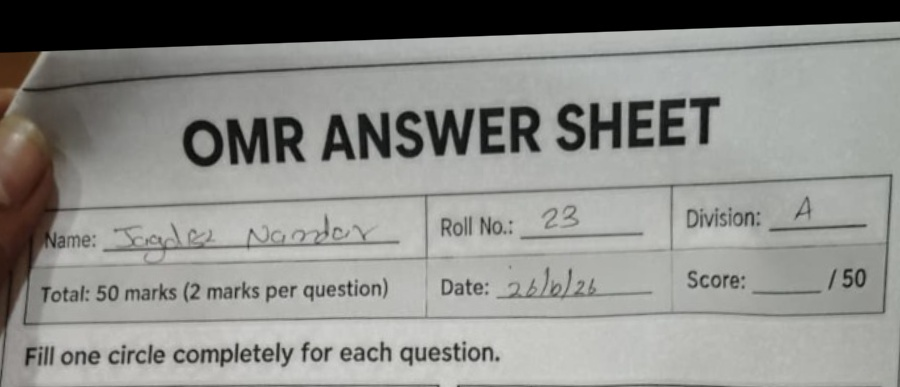
#> input picture diagnostic_crops/new_samples/sample_0_header.jpg, 900 x 387 px
$ python -i marker_detection.py   (imports and definitions only)
#> lines starting #> are read from the running program, lines starting #| are printed output that depends on the picture; after the words box and inside, x2 and y2 are one past the last pixel; in counts of white or black regions, pixels touching at a corner belong together
### scanner/app/services/template_config.py
"""
OMR Template Configuration Generator and Loader.
Defines the single source of truth for the OMR sheet geometry,
ensuring PDF generation, CV scanning, and Frontend coordinate overlays
are 100% consistent.
"""

import json
import os
from pathlib import Path
from typing import Dict, Any, List

# Path to shared configuration file
ROOT_DIR = Path(__file__).resolve().parent.parent.parent.parent
CONFIG_PATH = ROOT_DIR / "shared" / "omr-template-config.json"


# [202 lines left out: functions generate_template_config, save_template_config, not called in this run]


def load_template_config(path: Path = CONFIG_PATH) -> Dict[str, Any]:
    """Loads template config from disk, generating it if it doesn't exist."""
    if not path.exists():
        save_template_config(path)
    with open(path, "r", encoding="utf-8") as f:
#> (reads shared/omr-template-config.json from the repository)
        return json.load(f)


# [3 lines that do not run on import are left out]

### scanner/app/omr/marker_detection.py
"""
Corner Alignment Marker Detection and Paper Boundary Detection for OMR Sheets.
Locates solid black corner alignment squares, reconstructs missing markers via
geometric parallelogram / affine projection, and provides whole-paper boundary detection.
"""

import math
from typing import Dict, Any, List, Optional, Tuple
import cv2
import numpy as np

from scanner.app.omr.preprocessing import PreprocessingError


class MarkerDetectionError(PreprocessingError):
    pass


# [311 lines left out: functions find_marker_candidates, find_corner_markers, not called in this run]


def detect_paper_sheet(
    gray: np.ndarray,
    canonical_w: int = 1200,
    canonical_h: int = 1700,
    config: Optional[Dict[str, Any]] = None,
) -> Optional[Dict[str, Tuple[float, float]]]:
    """
    Detects the physical quadrilateral paper sheet contour against a desk/surface background.
    Maps paper boundary to canonical A4 dimensions and projects canonical marker coordinates,
    allowing 100% alignment even when no corner markers are printed or visible.
    """
    from scanner.app.services.template_config import load_template_config

    if config is None:
        config = load_template_config()

    canonical_markers = config.get("markers", {})
    if not canonical_markers:
        return None

    if len(gray.shape) == 3:
        gray = cv2.cvtColor(gray, cv2.COLOR_BGR2GRAY)

    h, w = gray.shape[:2]
#> h = 387; w = 900
    total_area = w * h
#> total_area = 348300
    blurred = cv2.GaussianBlur(gray, (5, 5), 0)
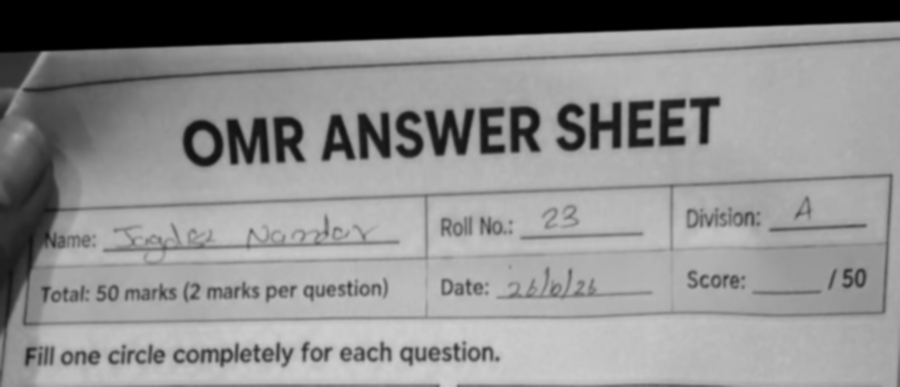
#> blurred: shape (387, 900); min 0, max 206, mean 140.7

    best_box = None
    max_area = 0

    for method in ["otsu", "adaptive", "canny"]:
        if method == "otsu":
            _, binary = cv2.threshold(blurred, 0, 255, cv2.THRESH_BINARY + cv2.THRESH_OTSU)
        elif method == "adaptive":
            binary = cv2.adaptiveThreshold(blurred, 255, cv2.ADAPTIVE_THRESH_GAUSSIAN_C, cv2.THRESH_BINARY, 51, 10)
        else:
            binary = cv2.Canny(blurred, 30, 120)

        k = cv2.getStructuringElement(cv2.MORPH_RECT, (7, 7))
        closed = cv2.morphologyEx(binary, cv2.MORPH_CLOSE, k)
        cnts, _ = cv2.findContours(closed, cv2.RETR_LIST, cv2.CHAIN_APPROX_SIMPLE)

        for c in cnts:
            area = cv2.contourArea(c)
            if area < total_area * 0.15 or area > total_area * 0.98:
                continue
            peri = cv2.arcLength(c, True)
            approx = cv2.approxPolyDP(c, 0.02 * peri, True)
            if len(approx) == 4 and cv2.isContourConvex(approx):
                if area > max_area:
                    max_area = area
                    best_box = approx.reshape(4, 2)
            elif 4 < len(approx) <= 12:
                rect = cv2.minAreaRect(c)
                box = cv2.boxPoints(rect)
                box_area = rect[1][0] * rect[1][1]
                if box_area > max_area and box_area > total_area * 0.15:
                    max_area = box_area
                    best_box = box
#> this loop made 3 passes
#> pass 1, in detect_paper_sheet, `_, binary = cv2.threshold(blurred, 0, 255, cv2.THRESH_BINARY + cv2.THR..`:
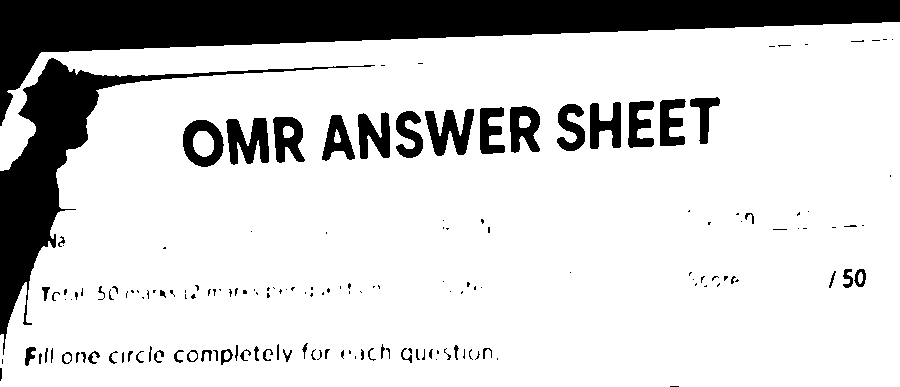
#> binary: shape (387, 900); 81.6% white; 169 black regions (105 under 20 px), largest, box (x1, y1, x2, y2) and area: (0, 0, 900, 126) 35156, (0, 58, 375, 355) 13542, (226, 118, 269, 165) 1317
#> pass 1, in detect_paper_sheet, `closed = cv2.morphologyEx(binary, cv2.MORPH_CLOSE, k)`:
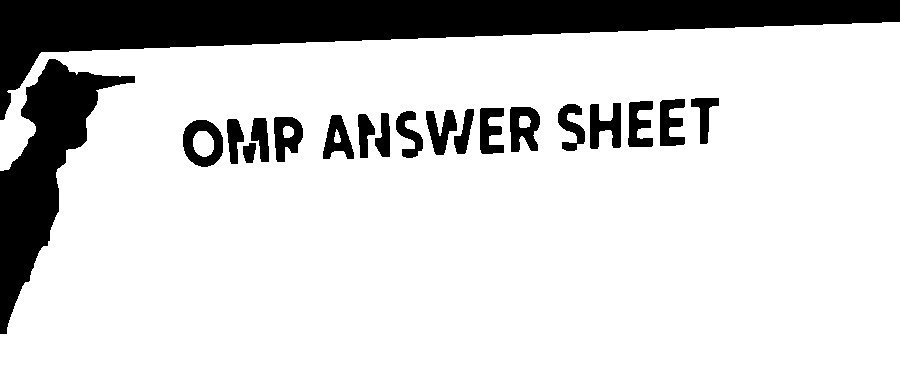
#> closed: shape (387, 900); 82.8% white; 20 black regions, largest, box (x1, y1, x2, y2) and area: (0, 0, 900, 120) 35133, (0, 59, 135, 334) 12557, (183, 120, 223, 167) 1073
#> pass 2, in detect_paper_sheet, `binary = cv2.adaptiveThreshold(blurred, 255, cv2.ADAPTIVE_THRESH_GAUSS..`:
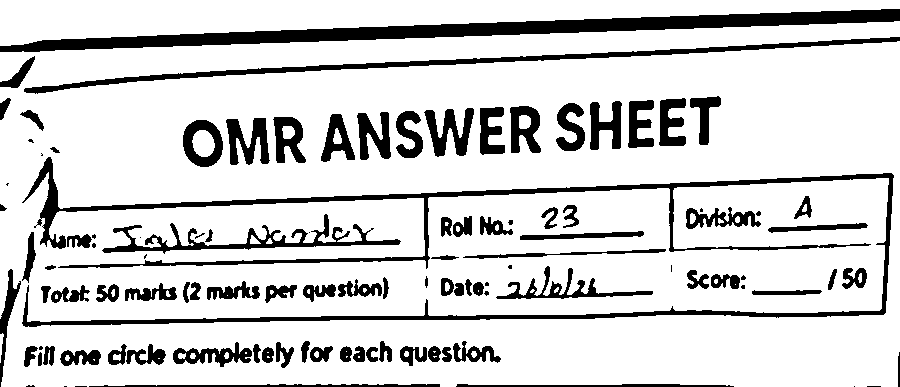
#> binary: shape (387, 900); 82.7% white; 108 black regions (23 under 20 px), largest, box (x1, y1, x2, y2) and area: (22, 157, 894, 327) 11672, (0, 9, 900, 52) 10935, (24, 37, 900, 94) 4343
#> pass 2, in detect_paper_sheet, `closed = cv2.morphologyEx(binary, cv2.MORPH_CLOSE, k)`:
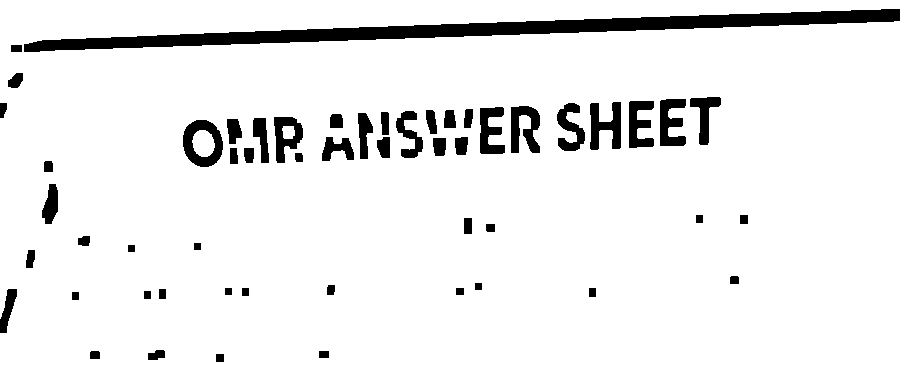
#> closed: shape (387, 900); 92.8% white; 54 black regions, largest, box (x1, y1, x2, y2) and area: (24, 9, 900, 52) 10780, (183, 120, 223, 167) 1021, (590, 102, 621, 150) 903
#> after the loop:
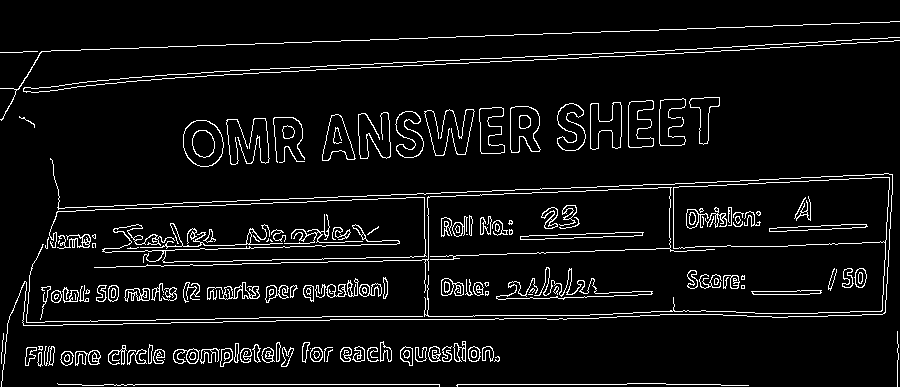
#> binary: shape (387, 900); 6.2% white in thin lines or dots
#> after the loop:
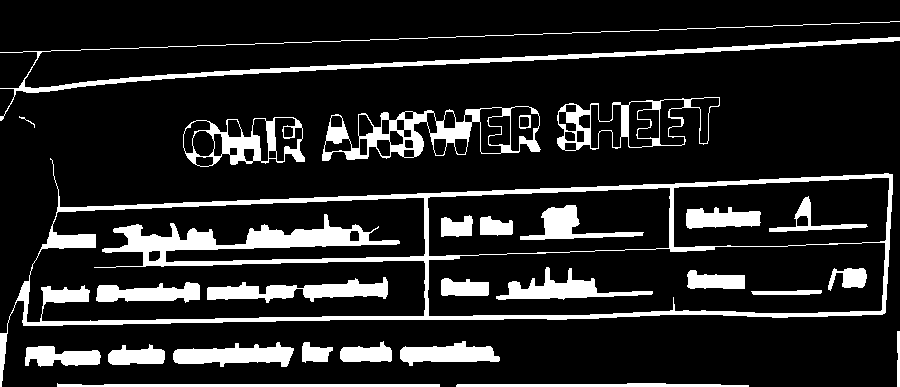
#> closed: shape (387, 900); 14.6% white; 28 white regions, largest, box (x1, y1, x2, y2) and area: (0, 158, 893, 387) 17388, (0, 21, 900, 121) 5019, (322, 106, 541, 161) 3582
#> after the loop, best_box = [[899, 386], [-1.18e-14, 386], [0, 0], [899, 0]]; max_area = 347013.9

    if best_box is None:
        return None

    # Order points: TL, TR, BR, BL
    pts = np.array(best_box, dtype="float32")
#> pts = [[899, 386], [-1.18e-14, 386], [0, 0], [899, 0]]
    s = pts.sum(axis=1)
#> s = [1285, 386, 0, 899]
    diff = np.diff(pts, axis=1)
#> diff = [-513, 386, 0, -899]
    tl = pts[np.argmin(s)]
#> tl = [0, 0]
    br = pts[np.argmax(s)]
#> br = [899, 386]
    tr = pts[np.argmin(diff)]
#> tr = [899, 0]
    bl = pts[np.argmax(diff)]
#> bl = [-1.18e-14, 386]

    paper_src = np.array([tl, tr, br, bl], dtype="float32")
#> paper_src = [[0, 0], [899, 0], [899, 386], [-1.18e-14, 386]]
    paper_dst = np.array(
        [[0, 0], [canonical_w, 0], [canonical_w, canonical_h], [0, canonical_h]],
        dtype="float32",
    )

    try:
        H_paper = cv2.getPerspectiveTransform(paper_src, paper_dst)
#> H_paper = [[1.33, 4.09e-17, 0], [0, 4.4, 0], [1.49e-19, -4.57e-19, 1]]
        H_paper_inv = np.linalg.inv(H_paper)
#> H_paper_inv = [[0.749, -6.95e-18, 0], [0, 0.227, 0], [-1.11e-19, 1.04e-19, 1]]
    except Exception:
        return None

    detected_markers = {}
    for m_key in ["top_left", "top_right", "bottom_right", "bottom_left"]:
        if m_key not in canonical_markers:
            continue
        m = canonical_markers[m_key]
        pt_h = np.array([m["cx_px"], m["cy_px"], 1.0])
        img_pt_h = H_paper_inv @ pt_h
        if img_pt_h[2] == 0:
            return None
        detected_markers[m_key] = (float(img_pt_h[0] / img_pt_h[2]), float(img_pt_h[1] / img_pt_h[2]))
#> this loop made 4 passes
#> img_pt_h on passes 1 to 4: [74, 22.47, 1], [825, 22.47, 1], [825, 363.5, 1], [74, 363.5, 1]
#> after the loop, detected_markers = {'top_left': (74, 22.47), 'top_right': (825, 22.47), 'bottom_right': (825, 363.5), 'bottom_left': (74, 363.5)}

    return detected_markers

>>> import cv2
>>> picture = cv2.imread('../../../diagnostic_crops/new_samples/sample_0_header.jpg', cv2.IMREAD_GRAYSCALE)
>>> result = detect_paper_sheet(picture)
#> result has the same summary as detected_markers in detect_paper_sheet
